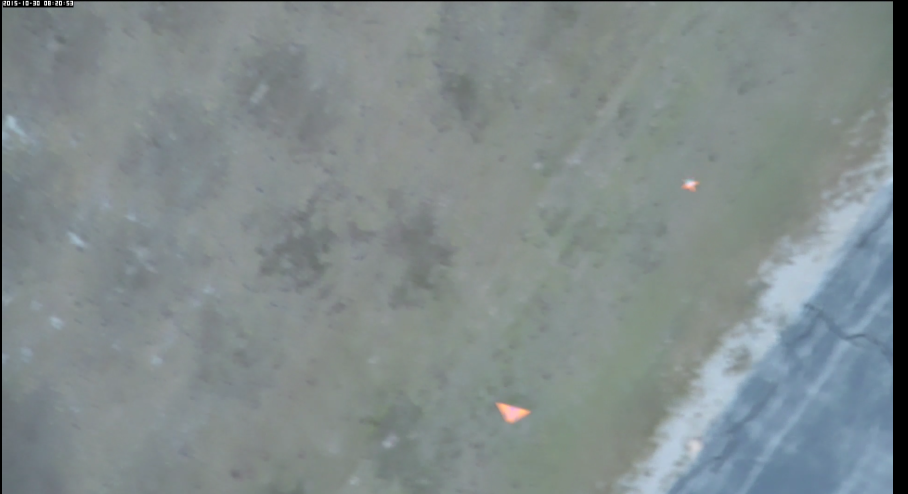
%> input picture images/test/bad.png, 1815 x 988 px (shown at 1/2 size)
$ octave PerfectCell.m   (GNU Octave 9; MATLAB toolbox functions it lacks are replaced by stand-ins)
%> lines starting %> are read from the running program, lines starting %| are printed output that depends on the picture; in (x1, y1, x2, y2) boxes, pixels count from 0 and x2, y2 are one past the last pixel; in counts of white or black regions, pixels touching at a corner belong together; the program's own positions count from 1
% Main ----- Refined Nexus


% Input: A croped BW image (or RGB image)
%      Note: This assumes that the copping is correct and there is only one
%            shape per image
% Output: Classifies the shape as a triangle, circle, square, rectangle,
%         trapezoid, star, or cross
%        Note: Detects squares, rectangles, triangles, and circles with high
%              accuracy, the rest need further refinement
%
% Known Errors: Squares and Rectangles with a rotation of 0 degress (ie. img_square4)
%               Few safegaurds atm, false alarm might be high
%               Large patches of discontinuity leads to unpredictable output (ie. circle.png)
%               There is not a consistent implementation for scale atm,
%                   very small shapes with alot of noise might not be
%                   recognized through blob filtering
%               Regular n-sided polygons with n > 5 might be falsely
%                   detected as circles or trapezoids; They do not have an
%                   implementation atm

clc;
clear;
close all;

% img_many = imread('images/test/canny1.jpg');
 img_bad = imread('images/test/bad.png');
%> img_bad is the input picture: size 988x1815x3 uint8; mean R, G, B 129.2, 139.2, 139.7
 img_bad2 = imread('images/test/bad2.jpg');
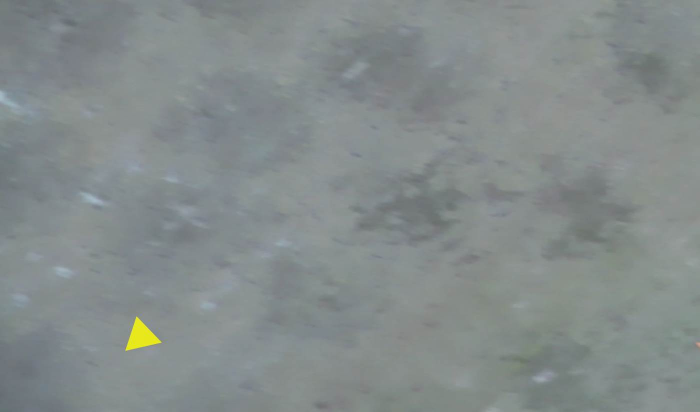
%> input picture images/test/bad2.jpg, 1399 x 824 px (shown at 1/2 size)
%> img_bad2 is the input picture: size 824x1399x3 uint8; mean R, G, B 132.2, 139.7, 139.3
% [12 lines of commented-out code are left out]
 img_cross = imread('images/test/cross2.jpg');
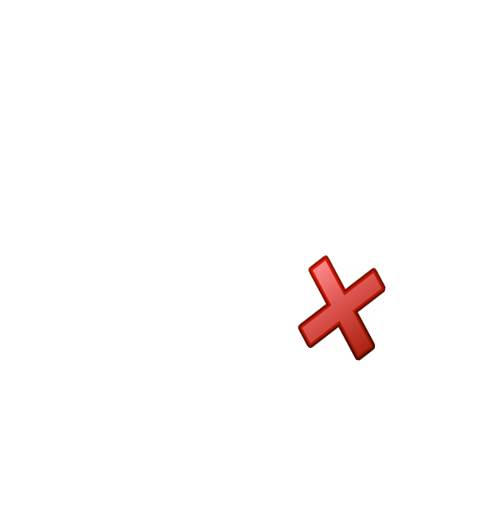
%> input picture images/test/cross2.jpg, 491 x 526 px
%> img_cross is the input picture: size 526x491x3 uint8; mean R, G, B 253.8, 251.6, 251.4
% img_trap = imread('images/test/trap.png');
 img_nothing = imread('images/test/nothing2.jpg');
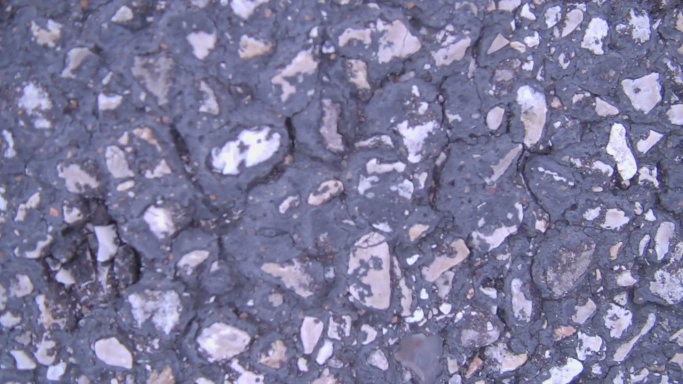
%> input picture images/test/nothing2.jpg, 1366 x 768 px (shown at 1/2 size)
%> img_nothing is the input picture: size 768x1366x3 uint8; mean R, G, B 123.4, 121.8, 155.2
 img_circle = imread('images/test/circle3.jpg');
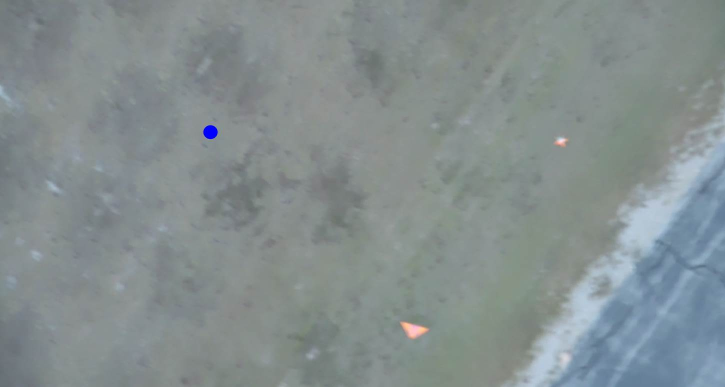
%> input picture images/test/circle3.jpg, 1450 x 774 px (shown at 1/2 size)
%> img_circle is the input picture: size 774x1450x3 uint8; mean R, G, B 132.6, 142.5, 143.2

% Change the img and c_image assignment to debug with another image

img = img_bad2;

%Standard (no initial crop)
 RGB2 = imadjust(img,[.1 .1 .1; .9 .9 .9]);
 gray = rgb2gray(RGB2);
 a_gray = imadjust(gray);
 c_image = edge(a_gray, 'canny', .30);
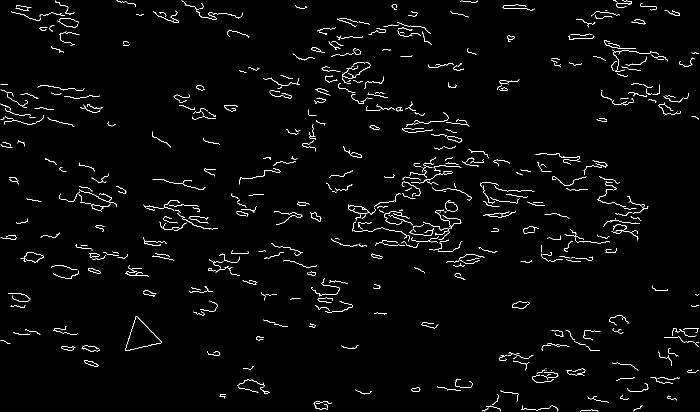
%> c_image: size 824x1399 logical (shown at 1/2 size); 2% white in thin lines or dots

% [9 lines of commented-out code are left out]


noiseLVL = 1;


blobs = regionprops(c_image, 'BoundingBox');
%> blobs = 511 regions; largest, box (x1, y1, x2, y2): (250, 633, 324, 702), (478, 336, 561, 369), (158, 379, 234, 413), (707, 455, 815, 477), (623, 556, 680, 593)

while length(blobs) > 25;
    c_image = bwareaopen(c_image, 10*noiseLVL);
    noiseLVL = noiseLVL + 1;
    blobs = regionprops(c_image, 'BoundingBox');
end
%> this loop made 11 passes
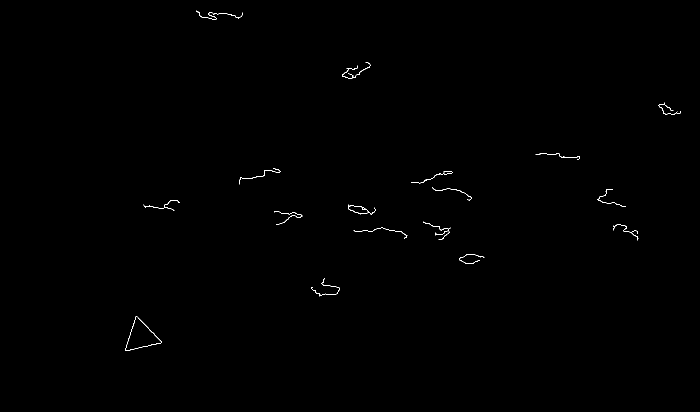
%> c_image: size 824x1399 logical (shown at 1/2 size); 0.21% white in thin lines or dots, all inside (x1, y1, x2, y2) = (250, 21, 1362, 702)

% imshow(c_image);
% axis on;

repeat = 1;
noiseLVL = 1;
tryToFlip = 0;
tryToRotate = 0;
flipped = 0;
rotated = 0;
nothing = 0;
crossConfirm = 0;

% Global error handle, catches all exceptions
try

while  repeat && noiseLVL < 50

blobs = regionprops(c_image, 'BoundingBox');

if isempty(blobs)
    nothing = 1;
    error('Empty');
end

% imshow(c_image);

z = 1;

 while z <= length(blobs)


if tryToFlip == 1 && flipped == 0
     thisBlob = fliplr(thisBlob);
     tryToFlip = 0;
     flipped = 1;
% [5 lines of commented-out code are left out]

else
boundary = blobs(z).BoundingBox;
% Crop it out of the original gray scale image.
thisBlob = imcrop(c_image, boundary);

numberOfWhite = sum(thisBlob(:));

if numberOfWhite < 100
    tryToFlip = 0;
    tryToRotate = 0;
    flipped = 0;
    rotated = 0;
    nothing = 0;
    crossConfirm = 0;
    z = z+1;
    continue
end

thisBlob = imresize(thisBlob, [300 300], 'Method', 'nearest') ;

end

thisBlob = bwmorph(thisBlob, 'thin', Inf);

% imshow(thisBlob);
% hold on; axis on;
% title('Approximations');


xyIndex = 1;
% Creates the row/col arrays where the image is white (1)
[yArray, xArray] =   find (thisBlob==1);

[total,~] = size(yArray);


    if isempty(xArray)
        nothing = 1;
    end

    % Initializations
    index = zeros([1000 1]);
    slopeArray = zeros([1000 1]);
    cornersArray = [];
    prevEnd = 1;
    i = 1;
    j = 1;


        % Determines which direction of traversal (up/down) should be first
        yolo = 0;

        if total >= 50
            goUntil = 50;
        else
            goUntil = total;
        end

        for k = 2:goUntil
            yolo = yolo + yArray(k);
        end

        if ( yolo/(goUntil-1) < yArray(1) )
            start = 1;                      %go up
            firstDirection = 'up';
        else
            start = 0;                      %go down
            firstDirection = 'down';
        end

traversal = 0;
        for a = 1:2
            for b = start:start+1
                keepGoing = 1;
                while keepGoing
                    %n_xyIndex is the index of the neighbor
                    [~, n_xyIndex, slope, keepGoing] = myNeighbor( yArray(), xArray(), xyIndex, xyIndex, b );

                    index(i) = xyIndex;
                    slopeArray(i) = slope;

                    %line ([xArray(xyIndex), xArray(n_xyIndex)], [yArray(xyIndex), yArray(n_xyIndex)],'Color','r','LineWidth',2);

                    xyIndex = n_xyIndex;
                    i= i+1;
                    j= j+1;
                    if j == 3
                        prevEnd = xyIndex;
                    end
                end

                if j > 10
                    %line ([xArray(prevEnd), xArray(index(i-3))], [yArray(prevEnd), yArray(index(i-3))],'Color','b','LineWidth',4);
                    cornersArray = vertcat(cornersArray,[prevEnd, index(i-3)]);

                    if a == 1
                        traversal = traversal + 1;
                    end
                end

                j = 1;
            end

            %Reversing traversal direction after first iteration
            if (start == 1)
                start = 0;
            else
                start = 1;
            end

            prevEnd = 1;
            j = 1;
            [xyIndex,~] = mimicShadow( yArray, xArray, yArray(index(2)), xArray(index(2)));
%             prevEnd = xyIndex;
            if (xyIndex == 0)
                break;
            end
        end


        [shape, xcenter, ycenter] = discriminate( cornersArray, xArray, yArray, index, traversal );

        if (strcmp(shape, 'Trap Queen') || strcmp(shape, 'Cross')) && flipped == 0
           tryToFlip = 1;
           continue
%            close all;

           else if ( ~strcmp(shape, 'Unknown') && (~strcmp(shape, 'Trap Queen')) )
                    repeat = 0;
                else
                    tryToFlip = 0;
                    tryToRotate = 0;
                    flipped = 0;
                    rotated = 0;
                    nothing = 0;
                    crossConfirm = 0;
%                    close all;
               end
        end

        if repeat == 0
            break
        end

        z = z + 1;
 end

if repeat == 0
    break
end

noiseLVL = noiseLVL + 1;

c_image = bwareaopen(c_image, 100*noiseLVL);

end

catch
    if nothing == 1
        shape = 'Empty';
    else
        shape = 'Something went wrong =/';
    end
end

if ~strcmp(shape, 'Empty')
    figure;
    imshow(thisBlob);
    title('Approximations');
    axis on;
    hold on;


if exist('xcenter', 'var')
    if (xcenter ~= 0 && ycenter ~= 0 )
        scatter (xcenter, ycenter, 'y*');
    end
end

end


[count, ~] = size(cornersArray);

if ( (count ~= 0) && (strcmp(shape,'Square') || strcmp(shape, 'Rectangle') || strcmp(shape, 'Tringle') ) && flipped == 0 && rotated == 0)
    for c = 1:count
        line ([xArray(cornersArray(c,1)), xArray((cornersArray(c,2)))], [yArray(cornersArray(c,1)), yArray(cornersArray(c,2))],'Color','b','LineWidth',4);
    end
end

if strcmp(shape, 'Circle')
    xrad = (xArray(cornersArray(4,2)) - xArray(cornersArray(1,1)))/2 ;
%     if ( yArray(cornersArray(2,1) < yArray(cornersArray(4,1))) )
    yrad = abs((yArray(cornersArray(2,1)) - yArray(cornersArray(4,1)))/2);
%     else
%         yrad = (yArray(cornersArray(4,1)) - yArray(cornersArray(2,1)))/2 ;
%     end
    r = (xrad + yrad)/2;

    xc = (xArray(cornersArray(4,2)) + xArray(cornersArray(1,1)))/2;

    yc = (yArray(cornersArray(4,2)) + yArray(cornersArray(1,1)))/2;

    theta = linspace(0,2*pi);
    x = r*cos(theta) + xc;
    y = r*sin(theta) + yc;
    plot(x,y, 'g', 'LineStyle','- -')
end


if strcmp(shape, 'Empty')
    output = img;
else
    output = imcrop(img, boundary);
end

figure;
imshow(output);


title(shape);
why;
